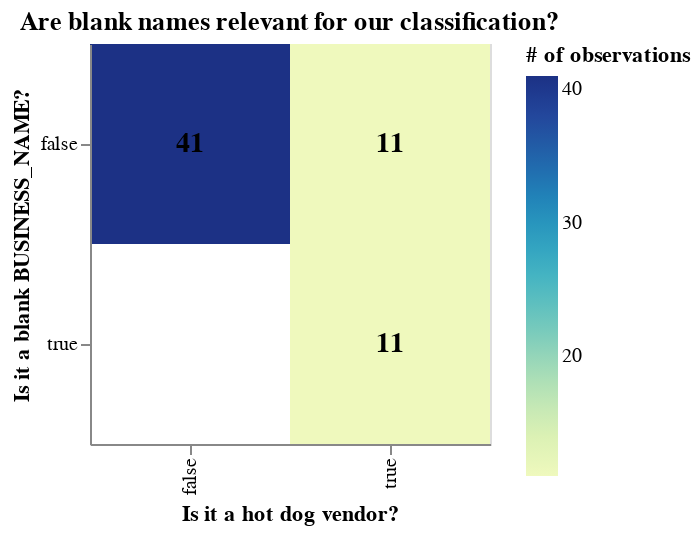

Source (notebook cell):
### Markdown cell above
As we can see, even being the most popular class, there distribution is biased towards more non-hot-dog vendors (which we saw before that are not concentrated in a particular competing class). This implies there is a certain imbalance which should be noted when evaluating model performance.

Lastly, we noticed that there were some initial blanks in the `BUSINESS_NAME` which we addressed by changing it to an empty space (and thus not screwing up the `CountVectorizer` instance we will need for this analysis). It would be interesting to see if there is a discernible pattern of this, against the target:

### Code cell
# summary EDA, identify missing and NAN values

train_data["text_is_na"] = train_data["BUSINESS_NAME"] == ""

plot3 = (alt.Chart(
    train_data,
    title="Are blank names relevant for our classification?"
).mark_rect(color="seagreen").encode(
    x=alt.X("is_hotdog", title="Is it a hot dog vendor?"),
    y=alt.Y("text_is_na", title="Is it a blank BUSINESS_NAME?"),
    color=alt.Color("count()", title="# of observations")
).properties(
        width=200,
        height=200
    )
)

plot3 = plot3 + alt.Chart(train_data).mark_text(
    fontSize=14,
    fontWeight="bold"
).encode(
    x="is_hotdog:N",
    y="text_is_na:N",
    text=alt.Text("count():Q", format="d")
)

plot3

### Figure 1 — Vega-Lite specification as saved in the notebook (floating-point values rounded to 4 significant figures)
{"config": {"view": {"continuousWidth": 300, "continuousHeight": 300}}, "layer": [{"mark": {"type": "rect", "color": "seagreen"}, "encoding": {"color": {"aggregate": "count", "title": "# of observations", "type": "quantitative"}, "x": {"field": "is_hotdog", "title": "Is it a hot dog vendor?", "type": "nominal"}, "y": {"field": "text_is_na", "title": "Is it a blank BUSINESS_NAME?", "type": "nominal"}}, "title": "Are blank names relevant for our classification?"}, {"mark": {"type": "text", "fontSize": 14, "fontWeight": "bold"}, "encoding": {"text": {"aggregate": "count", "format": "d", "type": "quantitative"}, "x": {"field": "is_hotdog", "type": "nominal"}, "y": {"field": "text_is_na", "type": "nominal"}}}], "data": {"name": "data-7e2437ae642169d1468de9546a042805"}, "height": 200, "width": 200, "$schema": "https://vega.github.io/schema/vega-lite/v6.1.0.json", "datasets": {"data-7e2437ae642169d1468de9546a042805": [{"BUSINESS_NAME": "", "DESCRIPTION": "Hot Dogs", "is_hotdog": true, "text_is_na": true}, {"BUSINESS_NAME": "", "DESCRIPTION": "Hot Dogs", "is_hotdog": true, "text_is_na": true}, {"BUSINESS_NAME": "BBKB Kaboom Box", "DESCRIPTION": "Seafood and Western", "is_hotdog": false, "text_is_na": false}, {"BUSINESS_NAME": "Come Arepa", "DESCRIPTION": "Venezuelan Cuisine", "is_hotdog": false, "text_is_na": false}, {"BUSINESS_NAME": "Holy Smokes", "DESCRIPTION": "Hot Dogs", "is_hotdog": true, "text_is_na": false}, {"BUSINESS_NAME": "Eat Chicken Wraps", "DESCRIPTION": "Wraps and Sandwiches", "is_hotdog": false, "text_is_na": false}, {"BUSINESS_NAME": "Chou Chou Crepes", "DESCRIPTION": "French Crepes", "is_hotdog": false, "text_is_na": false}, {"BUSINESS_NAME": "V Dub Dogs", "DESCRIPTION": "Hot Dogs", "is_hotdog": true, "text_is_na": false}, {"BUSINESS_NAME": "Arturo's Mexico To Go", "DESCRIPTION": "Mexican Cuisine", "is_hotdog": false, "text_is_na": false}, {"BUSINESS_NAME": "Mac BBQ", "DESCRIPTION": "Hot Dogs", "is_hotdog": true, "text_is_na": false}, {"BUSINESS_NAME": "", "DESCRIPTION": "Hot Dogs", "is_hotdog": true, "text_is_na": true}, {"BUSINESS_NAME": "", "DESCRIPTION": "Hot Dogs", "is_hotdog": true, "text_is_na": true}, {"BUSINESS_NAME": "Feastro - The Rolling Bistro", "DESCRIPTION": "Local Meats and Seafood", "is_hotdog": false, "text_is_na": false}, {"BUSINESS_NAME": "", "DESCRIPTION": "Hot Dogs", "is_hotdog": true, "text_is_na": true}, {"BUSINESS_NAME": "Mr. Sandwich", "DESCRIPTION": "Sandwiches", "is_hotdog": false, "text_is_na": false}, {"BUSINESS_NAME": "Russett Shack", "DESCRIPTION": "Potato Based Dishes", "is_hotdog": false, "text_is_na": false}, {"BUSINESS_NAME": "Sea Dogs", "DESCRIPTION": "Hot Dogs", "is_hotdog": true, "text_is_na": false}, {"BUSINESS_NAME": "La Bomba Taqueria", "DESCRIPTION": "Tacos and Fresh Salsas", "is_hotdog": false, "text_is_na": false}, {"BUSINESS_NAME": "Commissary Connect", "DESCRIPTION": "Variety Menu", "is_hotdog": false, "text_is_na": false}, {"BUSINESS_NAME": "Japadog", "DESCRIPTION": "Hot Dogs", "is_hotdog": true, "text_is_na": false}, {"BUSINESS_NAME": "", "DESCRIPTION": "Hot Dogs", "is_hotdog": true, "text_is_na": true}, {"BUSINESS_NAME": "Vij's Railway Express", "DESCRIPTION": "Indian Cuisine", "is_hotdog": false, "text_is_na": false}, {"BUSINESS_NAME": "", "DESCRIPTION": "Hot Dogs", "is_hotdog": true, "text_is_na": true}, {"BUSINESS_NAME": "Ali's Hot Dogs", "DESCRIPTION": "Hot Dogs", "is_hotdog": true, "text_is_na": false}, {"BUSINESS_NAME": "", "DESCRIPTION": "Hot Dogs", "is_hotdog": true, "text_is_na": true}, {"BUSINESS_NAME": "The Juice Truck", "DESCRIPTION": "Juice and Smoothies", "is_hotdog": false, "text_is_na": false}, {"BUSINESS_NAME": "The Praguery", "DESCRIPTION": "Central European Desserts", "is_hotdog": false, "text_is_na": false}, {"BUSINESS_NAME": "Soho Road Naan Kebab", "DESCRIPTION": "Indian Cuisine", "is_hotdog": false, "text_is_na": false}, {"BUSINESS_NAME": "Roaming Dragon", "DESCRIPTION": "Asian Fusion", "is_hotdog": false, "text_is_na": false}, {"BUSINESS_NAME": "Meet to Eat", "DESCRIPTION": "Kosher Israeli", "is_hotdog": false, "text_is_na": false}, {"BUSINESS_NAME": "Meet to Eat", "DESCRIPTION": "Kosher Israeli", "is_hotdog": false, "text_is_na": false}, {"BUSINESS_NAME": "Master Chef's Kebab House", "DESCRIPTION": "Kebabs", "is_hotdog": false, "text_is_na": false}, {"BUSINESS_NAME": "The Juice Truck", "DESCRIPTION": "Juice and Smoothies", "is_hotdog": false, "text_is_na": false}, {"BUSINESS_NAME": "", "DESCRIPTION": "Hot Dogs", "is_hotdog": true, "text_is_na": true}, {"BUSINESS_NAME": "Eat Chicken Wraps", "DESCRIPTION": "Wraps and Sandwiches", "is_hotdog": false, "text_is_na": false}, {"BUSINESS_NAME": "Mr. Arancino", "DESCRIPTION": "Italian Cuisine", "is_hotdog": false, "text_is_na": false}, {"BUSINESS_NAME": "Disco Cheetah", "DESCRIPTION": "Korean", "is_hotdog": false, "text_is_na": false}, {"BUSINESS_NAME": "Marimba", "DESCRIPTION": "Middle Eastern Cuisine", "is_hotdog": false, "text_is_na": false}, {"BUSINESS_NAME": "The Fryinig Pan", "DESCRIPTION": "Fried Chicken Sandwiches", "is_hotdog": false, "text_is_na": false}, {"BUSINESS_NAME": "Fat Duck Mobile Eatery", "DESCRIPTION": "International Comfort Foods", "is_hotdog": false, "text_is_na": false}, {"BUSINESS_NAME": "Yokabai", "DESCRIPTION": "Burgers and Fries", "is_hotdog": false, "text_is_na": false}, {"BUSINESS_NAME": "Chickpea", "DESCRIPTION": "Vegetarian", "is_hotdog": false, "text_is_na": false}, {"BUSINESS_NAME": "Actual Oden", "DESCRIPTION": "Japanese Cuisine", "is_hotdog": false, "text_is_na": false}, {"BUSINESS_NAME": "San Juan Family Farm", "DESCRIPTION": "Fruit Shakes, Smoothies and Juices", "is_hotdog": false, "text_is_na": false}, {"BUSINESS_NAME": "Mr. Shawarma", "DESCRIPTION": "Middle Eastern Cuisine", "is_hotdog": false, "text_is_na": false}, {"BUSINESS_NAME": "Cheesey Does It", "DESCRIPTION": "Sandwiches", "is_hotdog": false, "text_is_na": false}, {"BUSINESS_NAME": "Crab Park Chowdery", "DESCRIPTION": "Chowders and Soups", "is_hotdog": false, "text_is_na": false}, {"BUSINESS_NAME": "Suassy Thai", "DESCRIPTION": "Thai Cuisine", "is_hotdog": false, "text_is_na": false}, {"BUSINESS_NAME": "Tandoori Tikka Dog", "DESCRIPTION": "Hot Dogs", "is_hotdog": true, "text_is_na": false}, {"BUSINESS_NAME": "Van Dog", "DESCRIPTION": "Western", "is_hotdog": false, "text_is_na": false}, {"BUSINESS_NAME": "Le Tigre", "DESCRIPTION": "Chinese Cuisine", "is_hotdog": false, "text_is_na": false}, {"BUSINESS_NAME": "Mr. Shawarma", "DESCRIPTION": "Shawarma", "is_hotdog": false, "text_is_na": false}, {"BUSINESS_NAME": "Japadog", "DESCRIPTION": "Hot Dogs", "is_hotdog": true, "text_is_na": false}, {"BUSINESS_NAME": "Japadog", "DESCRIPTION": "Hot Dogs", "is_hotdog": true, "text_is_na": false}, {"BUSINESS_NAME": "Mum's Grilled Cheese Truck", "DESCRIPTION": "Grilled Cheese and Soups", "is_hotdog": false, "text_is_na": false}, {"BUSINESS_NAME": "", "DESCRIPTION": "Hot Dogs", "is_hotdog": true, "text_is_na": true}, {"BUSINESS_NAME": "Van Dog", "DESCRIPTION": "Hot Dogs", "is_hotdog": true, "text_is_na": false}, {"BUSINESS_NAME": "Van Dog", "DESCRIPTION": "Hot Dogs", "is_hotdog": true, "text_is_na": false}, {"BUSINESS_NAME": "", "DESCRIPTION": "Hot Dogs", "is_hotdog": true, "text_is_na": true}, {"BUSINESS_NAME": "Potato Tornado", "DESCRIPTION": "Potato Based Dishes", "is_hotdog": false, "text_is_na": false}, {"BUSINESS_NAME": "Gourmet Syndicate", "DESCRIPTION": "Comfort Food", "is_hotdog": false, "text_is_na": false}, {"BUSINESS_NAME": "Mogu", "DESCRIPTION": "Japanese Cuisine", "is_hotdog": false, "text_is_na": false}, {"BUSINESS_NAME": "Tacofino", "DESCRIPTION": "Tacos and Burritos", "is_hotdog": false, "text_is_na": false}]}}
